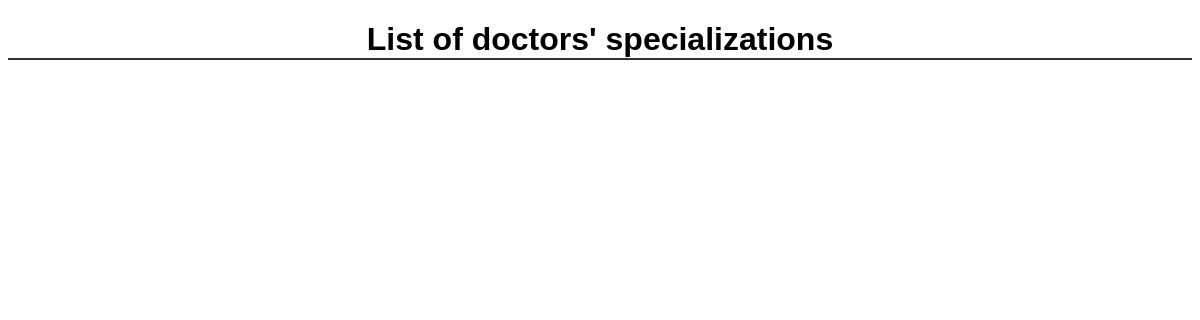
The app's page /, older data.
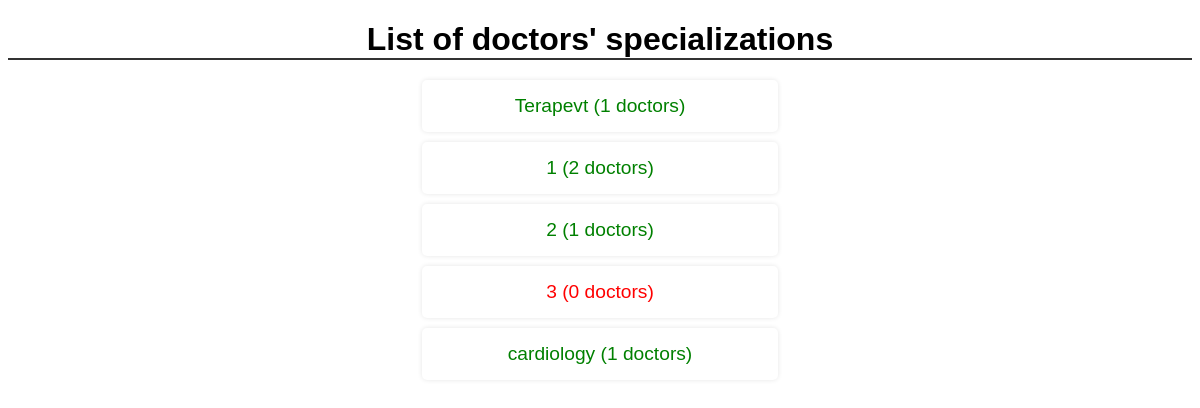
The same page, newer data.
### doctors/models.py (models this page shows)
class Specialization(models.Model):
    name = models.CharField(max_length=100)
    def __str__(self):
        return self.name

### doctors/views.py (the view)
# urls.py: path('', doctors_spec, name='spec-list'),
def doctors_spec(request):
    specializations = Specialization.objects.all().annotate(num_doctors=Count('doctor'))
    return render(request, 'spec_list.html', {'specializations': specializations})

### doctors/templates/spec_list.html (shortened to what this page needs)
{% load static %}
<!DOCTYPE html>
<html>
<head>
    <link rel="stylesheet" href="{% static 'doctors/css/list.css' %}">
</head>
<body>
    <h1>List of doctors' specializations</h1>
    <ul>
        {% for specialization in specializations %}
        <li>
          <a class="{% if specialization.num_doctors == 0 %}no-doctors{% else %}has-doctors{% endif %}"
            href="{% url 'spec-name' specialization.name %}">{{ specialization }} ({{ specialization.num_doctors }} doctors)
          </a>
        </li>
        {% endfor %}
    </ul>
</body>
</html>

Row changes from the older to the newer data that the page shows:
added Specialization: name "Terapevt", num_doctors "1"
added Specialization: name "1", num_doctors "2"
added Specialization: name "2", num_doctors "1"
added Specialization: name "3", num_doctors "0"
added Specialization: name "cardiology", num_doctors "1"
